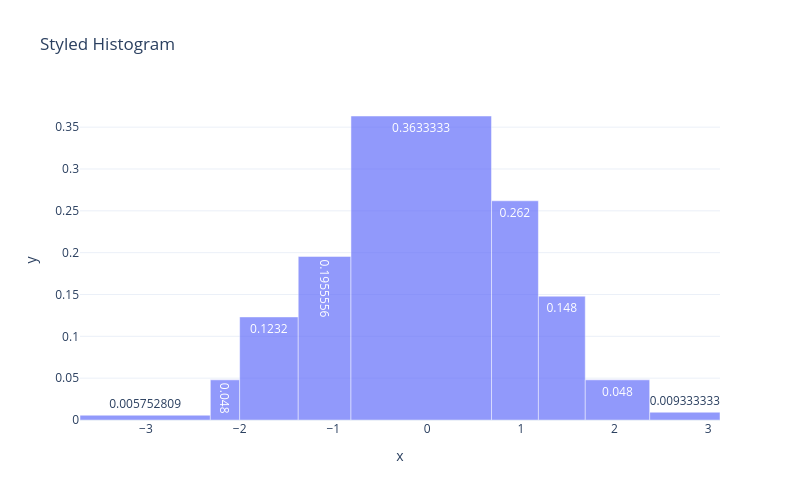

Notebook source saved alongside this figure:
### Markdown cell above
## Example 5: Custom Styling

Customize the appearance with templates, opacity, and text labels.

### Code cell
fig = histogram(
    x=data,
    opacity=0.7,
    text_auto=True,
    template="plotly_white",
    title="Styled Histogram",
    width=800,
    height=500,
)
fig.show()

### Figure 1 — Plotly figure (JSON) as saved in the notebook; plotly's stock layout.template omitted (floating-point values rounded to 4 significant figures)
{"data": [{"alignmentgroup": "True", "hovertemplate": "x=%{x}<br>y=%{y}<extra></extra>", "legendgroup": "", "marker": {"color": "#636efa", "opacity": 0.7, "pattern": {"shape": ""}}, "name": "", "offsetgroup": "", "orientation": "v", "showlegend": false, "texttemplate": "%{y}", "type": "bar", "width": [1.391, 0.3125, 0.625, 0.5625, 1.5, 0.5, 0.5, 0.6875, 0.75], "x": [-3.008, -2.156, -1.688, -1.094, -0.0625, 0.9375, 1.438, 2.031, 2.75], "xaxis": "x", "y": [0.005753, 0.048, 0.1232, 0.1956, 0.3633, 0.262, 0.148, 0.048, 0.009333], "yaxis": "y"}], "layout": {"height": 500, "legend": {"tracegroupgap": 0}, "title": {"text": "Styled Histogram"}, "width": 800, "xaxis": {"anchor": "y", "domain": [0, 1], "title": {"text": "x"}}, "yaxis": {"anchor": "x", "domain": [0, 1], "title": {"text": "y"}}}}
